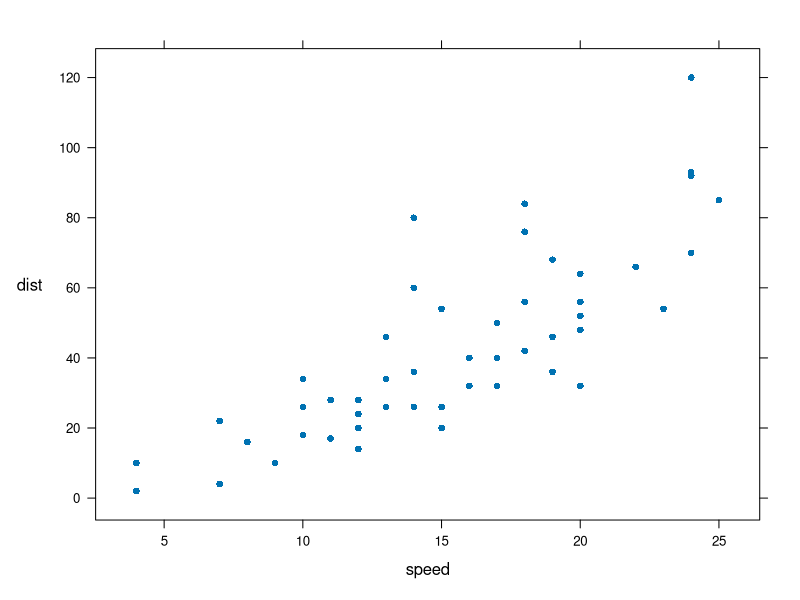

Write the R code that produced this figure.
## ---- chunk 1
lattice::xyplot(dist ~ speed, cars, pch = 16, ylab = list(rot = 0))

set.seed(1)
B <- 10e3
boot.corr <- vector('numeric', B)
for (b in 1:B){
  ind <- sample(nrow(cars), replace = TRUE)
  boot.corr[b] <- with(cars[ind, ], cor(dist, speed))
}
(theta.star <- mean(boot.corr))

(se.theta.star <- sd(boot.corr))
## ---- chunk 2
theta.star - with(cars, cor(dist, speed))
